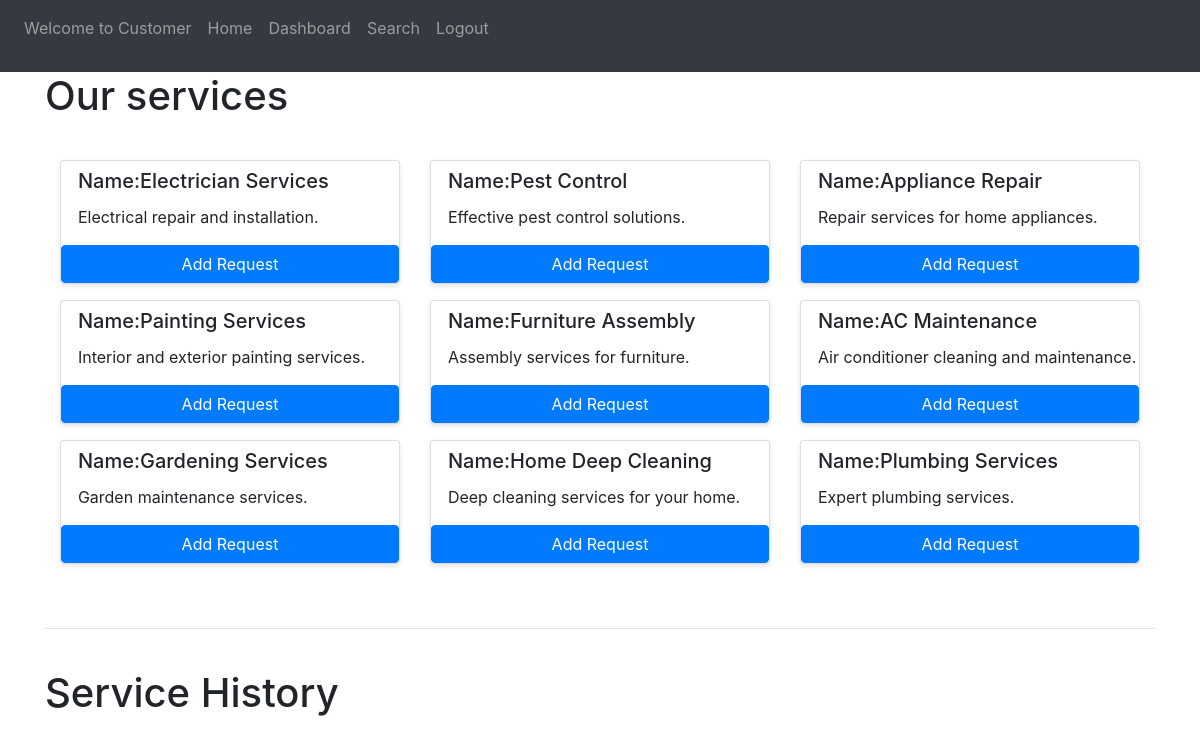
The app's page /customer (signed in) with its own data.
### website/models.py (models this page shows)
class Service(db.Model):
    __tablename__ = "service"
    id = db.Column(db.Integer, primary_key=True)
    name = db.Column(db.String(80), nullable=False)
    description = db.Column(db.String, nullable=False)
    base_price=db.Column(db.Integer,nullable=False)
    service_professional=db.relationship('Service_professional')

### website/views.py (the view)
@views.route("/customer")
@login_required
def customer():
    services=Service.query.all()
    customer_id = current_user.id  # Get the customer ID from the current user object
    service_history = db.session.query(
        Service_request.id.label('request_id'),  # Service Request ID
        Service_request.service_status.label('status'),  # Status of the request
        Service.name.label('name'),  # Professional's name
        Service_request.date_requested.label("date_created"),
        Service_request.date_completed.label("date_completed")
    ).join(Service, Service_request.service_id == Service.id) \
    .filter(Service_request.customer_id == current_user.id).all()
    return render_template("customer.html",services=services,service_history=service_history)

### website/__init__.py (called while the page is built, shortened)
def create_app():
    app = Flask(__name__)
    app.config['SECRET_KEY'] = 'hjshjhdjah kjshkjdhjs'
    app.config['SQLALCHEMY_DATABASE_URI'] = f'sqlite:///{DB_NAME}'
    db.init_app(app)
    from .views import views
    from .auth import auth
    app.register_blueprint(views, url_prefix='/')
    app.register_blueprint(auth, url_prefix='/')
    from .models import Admin,Service,Service_professional,Service_request,Customer
    with app.app_context():
        db.create_all()
    login_manager = LoginManager()
    login_manager.login_view = 'auth.login'
    login_manager.init_app(app)
    @login_manager.user_loader
    def load_user(id):
         user = Customer.query.get(id)
         if user:
             return user
    return app

### website/templates/customer.html (shortened to what this page needs)
{% extends "base.html" %} {% block css%}
<link rel="stylesheet" href="{{ url_for('static', filename='home.css') }}">
{%endblock%}{% block title %}Login{% endblock %}{%block welcome%}<p class="nav-item nav-link">Welcome to
    Customer</p>{%endblock%}{% block content
%}
<h1>Our services</h1>
<div class="container">
    <div class="row pad">
        {% for service in services %}
        <div class="col-4 pad">
            <div class="card {% if loop.index >9%}hidden{% endif %} pt-2">
                <h5 class="card-title card-items">Name:{{ service.name }}</h5>
                <p class="card-text card-items">{{ service.description }}</p>
                <a href="/customer/request/{{ service.id }}" class="btn btn-primary">Add Request</a>
            </div>
        </div>
        {% endfor %}
    </div>
</div>
<br>
<br>
<hr>
<br>
<h1>Service History</h1>
<div class="container pt-2">
    <div class="row pt-2">
<br>
<br>
{%endblock%}

### website/static/home.css (style rules this page uses)
.pad { padding-top: 1rem !important; }
.card-items { padding-left: 5%; }
.card { overflow: hidden; box-shadow: 0 2px 5px rgba(0, 0, 0, 0.1); transition: transform 0.3s ease, box-shadow 0.3s ease; }

### records on screen
Service: name "Electrician Services", description "Electrical repair and installation."
Service: name "Pest Control", description "Effective pest control solutions."
Service: name "Appliance Repair", description "Repair services for home appliances."
Service: name "Painting Services", description "Interior and exterior painting services."
Service: name "Furniture Assembly", description "Assembly services for furniture."
Service: name "AC Maintenance", description "Air conditioner cleaning and maintenance."
Service: name "Gardening Services", description "Garden maintenance services."
Service: name "Home Deep Cleaning", description "Deep cleaning services for your home."
Service: name "Plumbing Services", description "Expert plumbing services."
